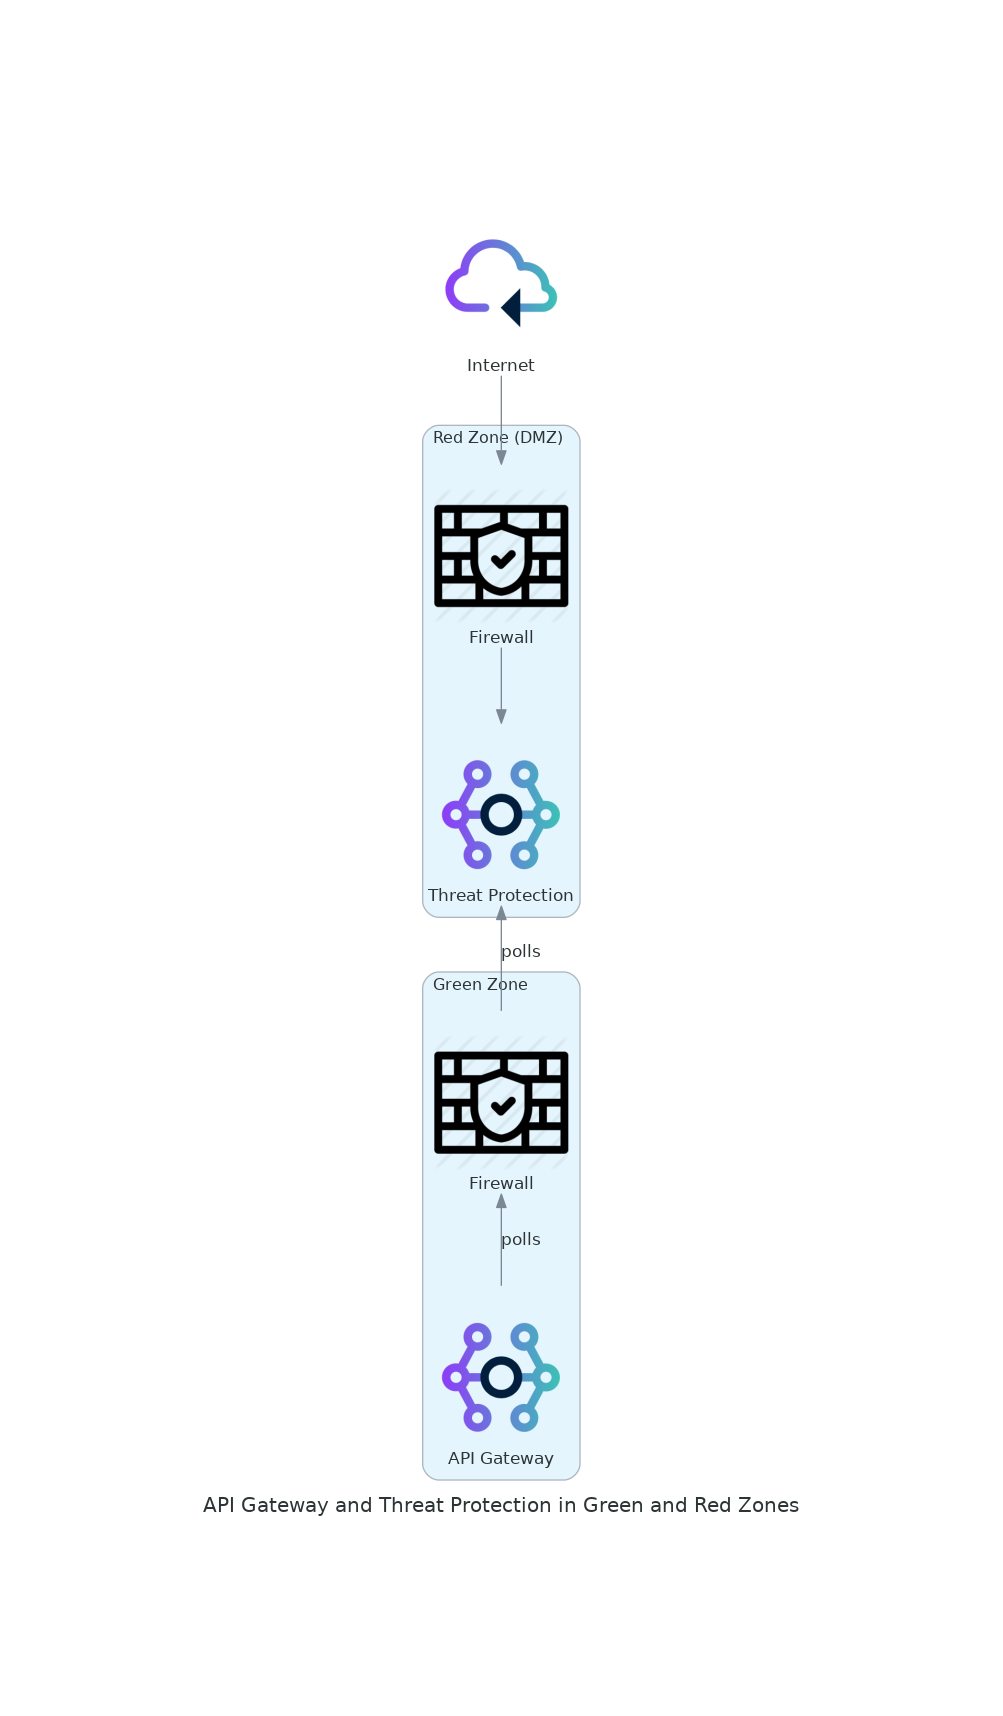

Generate this figure with Python:

from diagrams import Diagram,Cluster,Edge
from diagrams.custom          import Custom
from diagrams.generic.network import Firewall
from diagrams.oci.network     import LoadBalancer
from urllib.request           import urlretrieve

# You can change the data flow direction with direction parameter. Default is LR.
# (TB, BT, LR and RL) are allowed.

with Diagram("API Gateway and Threat Protection in Green and Red Zones", show=True, filename="apigw-tp",direction="TB" ):

  # Software AG Cloud
  cloud_url  = "https://github.com/SoftwareAG/webmethods-ui-assets/raw/main/product-icons/256x256/Software_AG_Cloud-256x256.png"
  cloud_icon = "Software_AG_Cloud-256x256.png.tmp"
  urlretrieve(cloud_url, cloud_icon)

  # API Gateway
  apigw_url  = "https://github.com/SoftwareAG/webmethods-ui-assets/raw/main/product-icons/256x256/webMethods_API_Gateway-256x256.png"
  apigw_icon = "webMethods_API_Gateway-256x256.png.tmp"
  urlretrieve(apigw_url, apigw_icon)

  i = Custom("Internet", cloud_icon)

  with Cluster("Red Zone (DMZ)" ):
    f01 = Firewall("Firewall")
    tp  = Custom("Threat Protection", apigw_icon)

  with Cluster("Green Zone" ):
    f02 = Firewall("Firewall")
    a   = Custom("API Gateway", apigw_icon)

  i >> f01 >> tp << Edge(label="polls") << f02 << Edge(label="polls") << a
